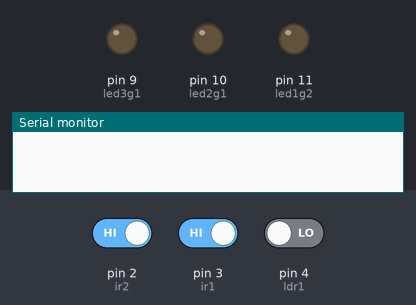
Bench run of a sketch on a simulated Arduino Uno, built with avr-gcc and run on an emulated ATmega328P. On the bench: output pins drawn as LEDs (lit = HIGH), the last lines printed to the serial monitor. Dashed ring = blinking. The inputs (shaded band) are chosen by the test bench; at power-on: pin 4 (ldr1) LOW, pin 3 (ir1) HIGH, pin 2 (ir2) HIGH.

Above: at 1.2 s.
1.3 s: pin 4 (ldr1) driven HIGH
At 1.45 s:
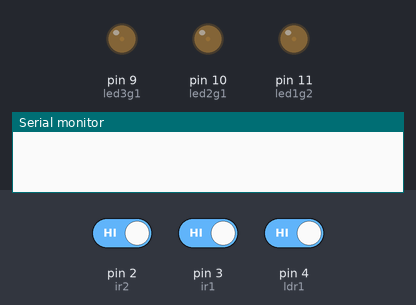
4.3 s: pin 3 (ir1) driven LOW
At 5.2 s:
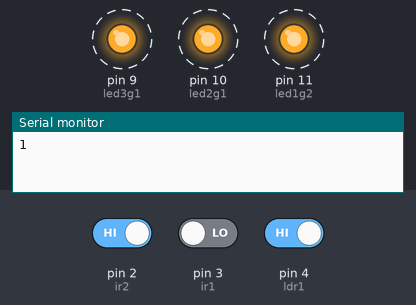
7.3 s: pin 3 (ir1) driven HIGH
At 8.1 s:
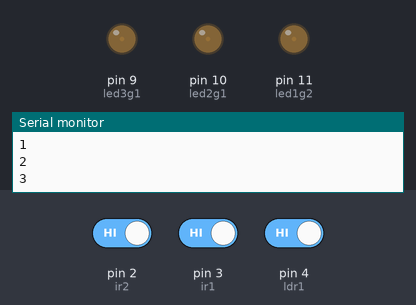
10.3 s: pin 2 (ir2) driven LOW
11.8 s: pin 4 (ldr1) driven LOW
At 13.9 s:
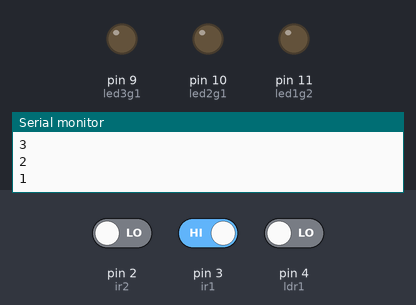
Timing chart, 0 to 15.0 s (numbered marks = the images above; inputs shaded):
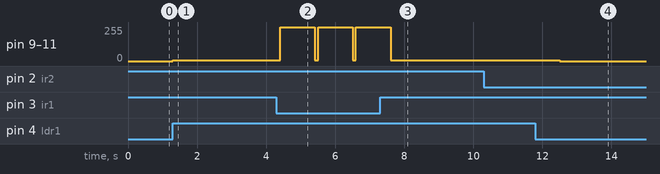

The sketch:

stackMethod.ino
```cpp
#include <StackArray.h>

 StackArray <int> stack;
 int ir1 = 3;
 int led1g2 = 11;
 int led2g1 = 10;
 int led3g1 = 9;
 int ldr1 = 4;
 int ir2 =2;
 int i=1;
void setup() {
  Serial.begin(9600);
  pinMode(ir1,INPUT);
  pinMode(ir2,INPUT);
  pinMode(led1g2,OUTPUT);
  pinMode(led2g1,OUTPUT);
  pinMode(led3g1,OUTPUT);
  pinMode(ldr1,INPUT);

}

void loop()
{
  int statusSensor = digitalRead(ir1);
  int statusSensor2 = digitalRead(ir2);
  if(digitalRead(ldr1)==1)
  {
        analogWrite(led1g2,5);
        analogWrite(led2g1,5);
        analogWrite(led3g1,5);
        delay(100);
       if(statusSensor==0)
           {

           digitalWrite(led1g2,HIGH);
           digitalWrite(led2g1,HIGH);
           digitalWrite(led3g1,HIGH);
           stack.push(1);
           Serial.println(stack.count());
           delay(1000);
           }
           else if(statusSensor2==0)
           {
              stack.pop();
              Serial.println(stack.count());
              delay(1000);
              if(stack.isEmpty()){
              digitalWrite(led1g2,LOW);
              digitalWrite(led2g1,LOW);
              digitalWrite(led3g1,LOW);}
            }
            else
            {
               digitalWrite(led1g2,LOW);
               digitalWrite(led2g1,LOW);
               digitalWrite(led3g1,LOW);

            }
  }
    else
    {
      digitalWrite(led1g2,LOW);
      digitalWrite(led2g1,LOW);
      digitalWrite(led3g1,LOW);

    }
}
```

Measured:
- after the input at 1.3 s, pin 9 (led3g1), pin 10 (led2g1), pin 11 (led1g2): 0/255 → 5/255 at once
- after the input at 4.3 s, pin 9 (led3g1), pin 10 (led2g1), pin 11 (led1g2): alternates 255/255 for 1.0 s and 5/255 for 0.10 s, starting after 0.10 s
- after the input at 7.3 s, pin 9 (led3g1), pin 10 (led2g1), pin 11 (led1g2): goes on until 7.6 s, then stays 5/255
- after the input at 11.8 s, pin 9 (led3g1), pin 10 (led2g1), pin 11 (led1g2): 5/255 → 0/255 after 0.70 s
